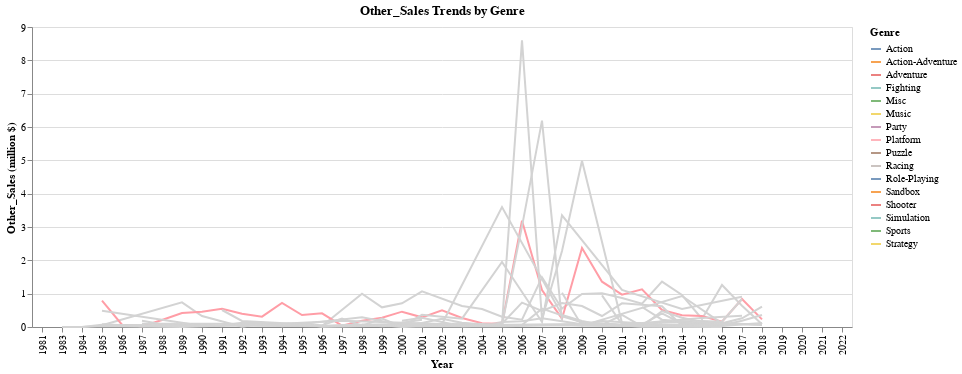

The notebook cell saved with this chart:
### Code cell
orderr = Nintendo_df.groupby(['Genre'])['Other_Sales'].sum().sort_values(ascending=False).to_frame().index.tolist()

line = alt.Chart(Nintendo_df, title="Other_Sales Trends by Genre").transform_aggregate(
    Other_Sales='sum(Other_Sales)',
    groupby=['Year','Genre']
).mark_line().encode(
    x = alt.X('Year:N'),
    y = alt.Y('Other_Sales:Q', title='Other_Sales (million $)'),
    color = alt.Color('Genre:N', title='Genre', sort=orderr)
)

Other_line = line.encode(
    tooltip=['Year:N','Genre:N','Other_Sales:Q']
)




selectGenre=alt.selection_single(
    fields=['Genre'],
    init={"Genre":orderr[0]},
    bind=alt.binding_select(options=orderr,name="Select Genres:  ")
)

colorCondition = alt.condition(selectGenre,alt.Color("Genre:N"),alt.value('lightgray'))

Other_final = Other_line.add_selection(
    selectGenre
).encode(
    color=colorCondition
)

Other_final

### Figure 1 — Vega-Lite specification as saved in the notebook (floating-point values rounded to 4 significant figures; data arrays with more than 128 entries replaced by an {"elided": "..."} marker saying what was removed)
{"config": {"view": {"continuousWidth": 400, "continuousHeight": 300}}, "data": {"name": "data-29f84a0e3420e28588728a102ca42ad6"}, "mark": "line", "encoding": {"color": {"condition": {"field": "Genre", "type": "nominal", "selection": "selector004"}, "value": "lightgray"}, "tooltip": [{"field": "Year", "type": "nominal"}, {"field": "Genre", "type": "nominal"}, {"field": "Other_Sales", "type": "quantitative"}], "x": {"field": "Year", "type": "nominal"}, "y": {"field": "Other_Sales", "title": "Other_Sales (million $)", "type": "quantitative"}}, "selection": {"selector004": {"type": "single", "fields": ["Genre"], "init": {"Genre": "Platform"}, "bind": {"input": "select", "options": ["Platform", "Sports", "Role-Playing", "Misc", "Racing", "Adventure", "Simulation", "Fighting", "Puzzle", "Shooter", "Party", "Action-Adventure", "Action", "Strategy", "Music", "Sandbox"], "name": "Select Genres:  "}}}, "title": "Other_Sales Trends by Genre", "transform": [{"aggregate": [{"op": "sum", "field": "Other_Sales", "as": "Other_Sales"}], "groupby": ["Year", "Genre"]}], "$schema": "https://vega.github.io/schema/vega-lite/v4.17.0.json", "datasets": {"data-29f84a0e3420e28588728a102ca42ad6": {"elided": "532 records"}}}
